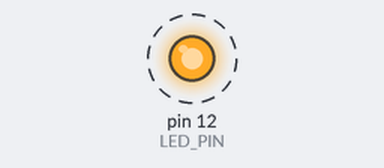
Recording of a sketch running on a simulated Arduino Uno, built with avr-gcc and run on an emulated ATmega328P. On the bench: output pins drawn as LEDs (lit = HIGH). Dashed ring = blinking.

Above: at 0.15 s.
Timing chart, 0 to 3.0 s (numbered marks = the images above):
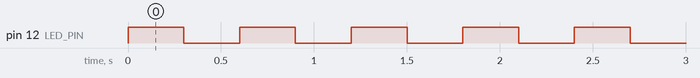

The sketch:

Practica1.ino
```cpp
const int LED_PIN = 12;
const int DELAY = 300;

void setup() {
  pinMode(LED_PIN, OUTPUT);
}

void loop() {
  digitalWrite(LED_PIN, HIGH);
  delay(DELAY);
  digitalWrite(LED_PIN, LOW);
  delay(DELAY);
}
```

Measured:
- by itself, pin 12 (LED_PIN): alternates HIGH for 0.30 s and LOW for 0.30 s
